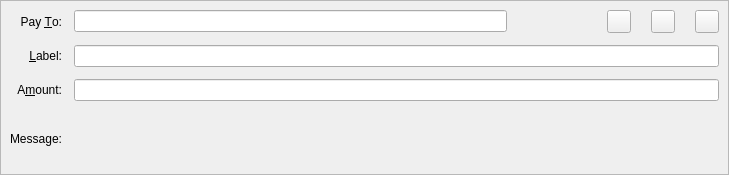
<?xml version="1.0" encoding="UTF-8"?>
<ui version="4.0">
 <class>SendCoinsEntry</class>
 <widget class="QStackedWidget" name="SendCoinsEntry">
  <property name="geometry">
   <rect>
    <x>0</x>
    <y>0</y>
    <width>729</width>
    <height>175</height>
   </rect>
  </property>
  <property name="focusPolicy">
   <enum>Qt::TabFocus</enum>
  </property>
  <property name="autoFillBackground">
   <bool>false</bool>
  </property>
  <property name="currentIndex">
   <number>0</number>
  </property>
  <widget class="QFrame" name="SendCoins">
   <property name="toolTip">
    <string>This is a normal payment.</string>
   </property>
   <property name="frameShape">
    <enum>QFrame::StyledPanel</enum>
   </property>
   <property name="frameShadow">
    <enum>QFrame::Sunken</enum>
   </property>
   <layout class="QGridLayout" name="gridLayout">
    <property name="spacing">
     <number>12</number>
    </property>
    <item row="2" column="1">
     <widget class="BitcoinAmountField" name="payAmount"/>
    </item>
    <item row="3" column="1">
     <widget class="QLabel" name="messageTextLabel">
      <property name="toolTip">
       <string>A message that was attached to the Bulwark: URI which will be stored with the transaction for your reference. Note: This message will not be sent over the Bulwark network.</string>
      </property>
      <property name="textFormat">
       <enum>Qt::PlainText</enum>
      </property>
     </widget>
    </item>
    <item row="0" column="0">
     <widget class="QLabel" name="payToLabel">
      <property name="text">
       <string>Pay &amp;To:</string>
      </property>
      <property name="alignment">
       <set>Qt::AlignRight|Qt::AlignTrailing|Qt::AlignVCenter</set>
      </property>
      <property name="buddy">
       <cstring>payTo</cstring>
      </property>
     </widget>
    </item>
    <item row="2" column="0">
     <widget class="QLabel" name="amountLabel">
      <property name="text">
       <string>A&amp;mount:</string>
      </property>
      <property name="alignment">
       <set>Qt::AlignRight|Qt::AlignTrailing|Qt::AlignVCenter</set>
      </property>
      <property name="buddy">
       <cstring>payAmount</cstring>
      </property>
     </widget>
    </item>
    <item row="1" column="0">
     <widget class="QLabel" name="labelLabel">
      <property name="text">
       <string>&amp;Label:</string>
      </property>
      <property name="alignment">
       <set>Qt::AlignRight|Qt::AlignTrailing|Qt::AlignVCenter</set>
      </property>
      <property name="buddy">
       <cstring>addAsLabel</cstring>
      </property>
     </widget>
    </item>
    <item row="1" column="1">
     <widget class="QLineEdit" name="addAsLabel">
      <property name="toolTip">
       <string>Enter a label for this address to add it to the list of used addresses</string>
      </property>
     </widget>
    </item>
    <item row="3" column="0">
     <widget class="QLabel" name="messageLabel">
      <property name="text">
       <string>Message:</string>
      </property>
      <property name="alignment">
       <set>Qt::AlignRight|Qt::AlignTrailing|Qt::AlignVCenter</set>
      </property>
     </widget>
    </item>
    <item row="0" column="1">
     <layout class="QHBoxLayout" name="payToLayout">
      <property name="spacing">
       <number>0</number>
      </property>
      <item>
       <widget class="QValidatedLineEdit" name="payTo">
        <property name="sizePolicy">
         <sizepolicy hsizetype="Preferred" vsizetype="Maximum">
          <horstretch>0</horstretch>
          <verstretch>0</verstretch>
         </sizepolicy>
        </property>
        <property name="toolTip">
         <string>The Bulwark address to send the payment to</string>
        </property>
       </widget>
      </item>
      <item>
       <spacer name="horizontalSpacer">
        <property name="orientation">
         <enum>Qt::Horizontal</enum>
        </property>
        <property name="sizeType">
         <enum>QSizePolicy::Maximum</enum>
        </property>
        <property name="sizeHint" stdset="0">
         <size>
          <width>100</width>
          <height>20</height>
         </size>
        </property>
       </spacer>
      </item>
      <item>
       <widget class="QToolButton" name="addressBookButton">
        <property name="sizePolicy">
         <sizepolicy hsizetype="Maximum" vsizetype="Maximum">
          <horstretch>0</horstretch>
          <verstretch>0</verstretch>
         </sizepolicy>
        </property>
        <property name="toolTip">
         <string>Choose previously used address</string>
        </property>
        <property name="text">
         <string/>
        </property>
        <property name="icon">
         <iconset resource="../bulwark.qrc">
          <normaloff>:/icons/address-book</normaloff>:/icons/address-book</iconset>
        </property>
        <property name="shortcut">
         <string>Alt+A</string>
        </property>
       </widget>
      </item>
      <item>
       <spacer name="horizontalSpacer_2">
        <property name="orientation">
         <enum>Qt::Horizontal</enum>
        </property>
        <property name="sizeType">
         <enum>QSizePolicy::Maximum</enum>
        </property>
        <property name="sizeHint" stdset="0">
         <size>
          <width>20</width>
          <height>20</height>
         </size>
        </property>
       </spacer>
      </item>
      <item>
       <widget class="QToolButton" name="pasteButton">
        <property name="sizePolicy">
         <sizepolicy hsizetype="Maximum" vsizetype="Maximum">
          <horstretch>0</horstretch>
          <verstretch>0</verstretch>
         </sizepolicy>
        </property>
        <property name="toolTip">
         <string>Paste address from clipboard</string>
        </property>
        <property name="text">
         <string/>
        </property>
        <property name="icon">
         <iconset resource="../bulwark.qrc">
          <normaloff>:/icons/editpaste</normaloff>:/icons/editpaste</iconset>
        </property>
        <property name="shortcut">
         <string>Alt+P</string>
        </property>
       </widget>
      </item>
      <item>
       <spacer name="horizontalSpacer_3">
        <property name="orientation">
         <enum>Qt::Horizontal</enum>
        </property>
        <property name="sizeType">
         <enum>QSizePolicy::Maximum</enum>
        </property>
        <property name="sizeHint" stdset="0">
         <size>
          <width>20</width>
          <height>20</height>
         </size>
        </property>
       </spacer>
      </item>
      <item>
       <widget class="QToolButton" name="deleteButton">
        <property name="sizePolicy">
         <sizepolicy hsizetype="Maximum" vsizetype="Maximum">
          <horstretch>0</horstretch>
          <verstretch>0</verstretch>
         </sizepolicy>
        </property>
        <property name="toolTip">
         <string>Remove this entry</string>
        </property>
        <property name="text">
         <string/>
        </property>
        <property name="icon">
         <iconset resource="../bulwark.qrc">
          <normaloff>:/icons/remove</normaloff>:/icons/remove</iconset>
        </property>
       </widget>
      </item>
     </layout>
    </item>
   </layout>
  </widget>
  <widget class="QFrame" name="SendCoins_InsecurePaymentRequest">
   <property name="palette">
    <palette>
     <active>
      <colorrole role="WindowText">
       <brush brushstyle="SolidPattern">
        <color alpha="255">
         <red>0</red>
         <green>0</green>
         <blue>0</blue>
        </color>
       </brush>
      </colorrole>
      <colorrole role="Button">
       <brush brushstyle="SolidPattern">
        <color alpha="255">
         <red>255</red>
         <green>255</green>
         <blue>127</blue>
        </color>
       </brush>
      </colorrole>
      <colorrole role="Light">
       <brush brushstyle="SolidPattern">
        <color alpha="255">
         <red>255</red>
         <green>255</green>
         <blue>255</blue>
        </color>
       </brush>
      </colorrole>
      <colorrole role="Midlight">
       <brush brushstyle="SolidPattern">
        <color alpha="255">
         <red>255</red>
         <green>255</green>
         <blue>191</blue>
        </color>
       </brush>
      </colorrole>
      <colorrole role="Dark">
       <brush brushstyle="SolidPattern">
        <color alpha="255">
         <red>127</red>
         <green>127</green>
         <blue>63</blue>
        </color>
       </brush>
      </colorrole>
      <colorrole role="Mid">
       <brush brushstyle="SolidPattern">
        <color alpha="255">
         <red>170</red>
         <green>170</green>
         <blue>84</blue>
        </color>
       </brush>
      </colorrole>
      <colorrole role="Text">
       <brush brushstyle="SolidPattern">
        <color alpha="255">
         <red>0</red>
         <green>0</green>
         <blue>0</blue>
        </color>
       </brush>
      </colorrole>
      <colorrole role="BrightText">
       <brush brushstyle="SolidPattern">
        <color alpha="255">
         <red>255</red>
         <green>255</green>
         <blue>255</blue>
        </color>
       </brush>
      </colorrole>
      <colorrole role="ButtonText">
       <brush brushstyle="SolidPattern">
        <color alpha="255">
         <red>0</red>
         <green>0</green>
         <blue>0</blue>
        </color>
       </brush>
      </colorrole>
      <colorrole role="Base">
       <brush brushstyle="SolidPattern">
        <color alpha="255">
         <red>255</red>
         <green>255</green>
         <blue>255</blue>
        </color>
       </brush>
      </colorrole>
      <colorrole role="Window">
       <brush brushstyle="SolidPattern">
        <color alpha="255">
         <red>255</red>
         <green>255</green>
         <blue>127</blue>
        </color>
       </brush>
      </colorrole>
      <colorrole role="Shadow">
       <brush brushstyle="SolidPattern">
        <color alpha="255">
         <red>0</red>
         <green>0</green>
         <blue>0</blue>
        </color>
       </brush>
      </colorrole>
      <colorrole role="AlternateBase">
       <brush brushstyle="SolidPattern">
        <color alpha="255">
         <red>255</red>
         <green>255</green>
         <blue>191</blue>
        </color>
       </brush>
      </colorrole>
      <colorrole role="ToolTipBase">
       <brush brushstyle="SolidPattern">
        <color alpha="255">
         <red>255</red>
         <green>255</green>
         <blue>220</blue>
        </color>
       </brush>
      </colorrole>
      <colorrole role="ToolTipText">
       <brush brushstyle="SolidPattern">
        <color alpha="255">
         <red>0</red>
         <green>0</green>
         <blue>0</blue>
        </color>
       </brush>
      </colorrole>
     </active>
     <inactive>
      <colorrole role="WindowText">
       <brush brushstyle="SolidPattern">
        <color alpha="255">
         <red>0</red>
         <green>0</green>
         <blue>0</blue>
        </color>
       </brush>
      </colorrole>
      <colorrole role="Button">
       <brush brushstyle="SolidPattern">
        <color alpha="255">
         <red>255</red>
         <green>255</green>
         <blue>127</blue>
        </color>
       </brush>
      </colorrole>
      <colorrole role="Light">
       <brush brushstyle="SolidPattern">
        <color alpha="255">
         <red>255</red>
         <green>255</green>
         <blue>255</blue>
        </color>
       </brush>
      </colorrole>
      <colorrole role="Midlight">
       <brush brushstyle="SolidPattern">
        <color alpha="255">
         <red>255</red>
         <green>255</green>
         <blue>191</blue>
        </color>
       </brush>
      </colorrole>
      <colorrole role="Dark">
       <brush brushstyle="SolidPattern">
        <color alpha="255">
         <red>127</red>
         <green>127</green>
         <blue>63</blue>
        </color>
       </brush>
      </colorrole>
      <colorrole role="Mid">
       <brush brushstyle="SolidPattern">
        <color alpha="255">
         <red>170</red>
         <green>170</green>
         <blue>84</blue>
        </color>
       </brush>
      </colorrole>
      <colorrole role="Text">
       <brush brushstyle="SolidPattern">
        <color alpha="255">
         <red>0</red>
         <green>0</green>
         <blue>0</blue>
        </color>
       </brush>
      </colorrole>
      <colorrole role="BrightText">
       <brush brushstyle="SolidPattern">
        <color alpha="255">
         <red>255</red>
         <green>255</green>
         <blue>255</blue>
        </color>
       </brush>
      </colorrole>
      <colorrole role="ButtonText">
       <brush brushstyle="SolidPattern">
        <color alpha="255">
         <red>0</red>
         <green>0</green>
         <blue>0</blue>
        </color>
       </brush>
      </colorrole>
      <colorrole role="Base">
       <brush brushstyle="SolidPattern">
        <color alpha="255">
         <red>255</red>
         <green>255</green>
         <blue>255</blue>
        </color>
       </brush>
      </colorrole>
      <colorrole role="Window">
       <brush brushstyle="SolidPattern">
        <color alpha="255">
         <red>255</red>
         <green>255</green>
         <blue>127</blue>
        </color>
       </brush>
      </colorrole>
      <colorrole role="Shadow">
       <brush brushstyle="SolidPattern">
        <color alpha="255">
         <red>0</red>
         <green>0</green>
         <blue>0</blue>
        </color>
       </brush>
      </colorrole>
      <colorrole role="AlternateBase">
       <brush brushstyle="SolidPattern">
        <color alpha="255">
         <red>255</red>
         <green>255</green>
         <blue>191</blue>
        </color>
       </brush>
      </colorrole>
      <colorrole role="ToolTipBase">
       <brush brushstyle="SolidPattern">
        <color alpha="255">
         <red>255</red>
         <green>255</green>
         <blue>220</blue>
        </color>
       </brush>
      </colorrole>
      <colorrole role="ToolTipText">
       <brush brushstyle="SolidPattern">
        <color alpha="255">
         <red>0</red>
         <green>0</green>
         <blue>0</blue>
        </color>
       </brush>
      </colorrole>
     </inactive>
     <disabled>
      <colorrole role="WindowText">
       <brush brushstyle="SolidPattern">
        <color alpha="255">
         <red>127</red>
         <green>127</green>
         <blue>63</blue>
        </color>
       </brush>
      </colorrole>
      <colorrole role="Button">
       <brush brushstyle="SolidPattern">
        <color alpha="255">
         <red>255</red>
         <green>255</green>
         <blue>127</blue>
        </color>
       </brush>
      </colorrole>
      <colorrole role="Light">
       <brush brushstyle="SolidPattern">
        <color alpha="255">
         <red>255</red>
         <green>255</green>
         <blue>255</blue>
        </color>
       </brush>
      </colorrole>
      <colorrole role="Midlight">
       <brush brushstyle="SolidPattern">
        <color alpha="255">
         <red>255</red>
         <green>255</green>
         <blue>191</blue>
        </color>
       </brush>
      </colorrole>
      <colorrole role="Dark">
       <brush brushstyle="SolidPattern">
        <color alpha="255">
         <red>127</red>
         <green>127</green>
         <blue>63</blue>
        </color>
       </brush>
      </colorrole>
      <colorrole role="Mid">
       <brush brushstyle="SolidPattern">
        <color alpha="255">
         <red>170</red>
         <green>170</green>
         <blue>84</blue>
        </color>
       </brush>
      </colorrole>
      <colorrole role="Text">
       <brush brushstyle="SolidPattern">
        <color alpha="255">
         <red>127</red>
         <green>127</green>
         <blue>63</blue>
        </color>
       </brush>
      </colorrole>
      <colorrole role="BrightText">
       <brush brushstyle="SolidPattern">
        <color alpha="255">
         <red>255</red>
         <green>255</green>
         <blue>255</blue>
        </color>
       </brush>
      </colorrole>
      <colorrole role="ButtonText">
       <brush brushstyle="SolidPattern">
        <color alpha="255">
         <red>127</red>
         <green>127</green>
         <blue>63</blue>
        </color>
       </brush>
      </colorrole>
      <colorrole role="Base">
       <brush brushstyle="SolidPattern">
        <color alpha="255">
         <red>255</red>
         <green>255</green>
         <blue>127</blue>
        </color>
       </brush>
      </colorrole>
      <colorrole role="Window">
       <brush brushstyle="SolidPattern">
        <color alpha="255">
         <red>255</red>
         <green>255</green>
         <blue>127</blue>
        </color>
       </brush>
      </colorrole>
      <colorrole role="Shadow">
       <brush brushstyle="SolidPattern">
        <color alpha="255">
         <red>0</red>
         <green>0</green>
         <blue>0</blue>
        </color>
       </brush>
      </colorrole>
      <colorrole role="AlternateBase">
       <brush brushstyle="SolidPattern">
        <color alpha="255">
         <red>255</red>
         <green>255</green>
         <blue>127</blue>
        </color>
       </brush>
      </colorrole>
      <colorrole role="ToolTipBase">
       <brush brushstyle="SolidPattern">
        <color alpha="255">
         <red>255</red>
         <green>255</green>
         <blue>220</blue>
        </color>
       </brush>
      </colorrole>
      <colorrole role="ToolTipText">
       <brush brushstyle="SolidPattern">
        <color alpha="255">
         <red>0</red>
         <green>0</green>
         <blue>0</blue>
        </color>
       </brush>
      </colorrole>
     </disabled>
    </palette>
   </property>
   <property name="toolTip">
    <string>This is an unverified payment request.</string>
   </property>
   <property name="autoFillBackground">
    <bool>true</bool>
   </property>
   <property name="frameShape">
    <enum>QFrame::StyledPanel</enum>
   </property>
   <property name="frameShadow">
    <enum>QFrame::Sunken</enum>
   </property>
   <layout class="QGridLayout" name="gridLayout_is">
    <property name="spacing">
     <number>12</number>
    </property>
    <item row="0" column="0">
     <widget class="QLabel" name="payToLabel_is">
      <property name="text">
       <string>Pay To:</string>
      </property>
      <property name="alignment">
       <set>Qt::AlignRight|Qt::AlignTrailing|Qt::AlignVCenter</set>
      </property>
     </widget>
    </item>
    <item row="0" column="1">
     <layout class="QHBoxLayout" name="payToLayout_is">
      <property name="spacing">
       <number>0</number>
      </property>
      <item>
       <widget class="QLabel" name="payTo_is"/>
      </item>
      <item>
       <widget class="QToolButton" name="deleteButton_is">
        <property name="toolTip">
         <string>Remove this entry</string>
        </property>
        <property name="text">
         <string/>
        </property>
        <property name="icon">
         <iconset resource="../bulwark.qrc">
          <normaloff>:/icons/remove</normaloff>:/icons/remove</iconset>
        </property>
       </widget>
      </item>
     </layout>
    </item>
    <item row="1" column="0">
     <widget class="QLabel" name="memoLabel_is">
      <property name="text">
       <string>Memo:</string>
      </property>
      <property name="alignment">
       <set>Qt::AlignRight|Qt::AlignTrailing|Qt::AlignVCenter</set>
      </property>
     </widget>
    </item>
    <item row="1" column="1">
     <widget class="QLabel" name="memoTextLabel_is">
      <property name="textFormat">
       <enum>Qt::PlainText</enum>
      </property>
     </widget>
    </item>
    <item row="2" column="0">
     <widget class="QLabel" name="amountLabel_is">
      <property name="text">
       <string>A&amp;mount:</string>
      </property>
      <property name="alignment">
       <set>Qt::AlignRight|Qt::AlignTrailing|Qt::AlignVCenter</set>
      </property>
      <property name="buddy">
       <cstring>payAmount_is</cstring>
      </property>
     </widget>
    </item>
    <item row="2" column="1">
     <widget class="BitcoinAmountField" name="payAmount_is">
      <property name="acceptDrops">
       <bool>false</bool>
      </property>
     </widget>
    </item>
   </layout>
  </widget>
  <widget class="QFrame" name="SendCoins_SecurePaymentRequest">
   <property name="palette">
    <palette>
     <active>
      <colorrole role="WindowText">
       <brush brushstyle="SolidPattern">
        <color alpha="255">
         <red>0</red>
         <green>0</green>
         <blue>0</blue>
        </color>
       </brush>
      </colorrole>
      <colorrole role="Button">
       <brush brushstyle="SolidPattern">
        <color alpha="255">
         <red>140</red>
         <green>232</green>
         <blue>119</blue>
        </color>
       </brush>
      </colorrole>
      <colorrole role="Light">
       <brush brushstyle="SolidPattern">
        <color alpha="255">
         <red>230</red>
         <green>255</green>
         <blue>224</blue>
        </color>
       </brush>
      </colorrole>
      <colorrole role="Midlight">
       <brush brushstyle="SolidPattern">
        <color alpha="255">
         <red>185</red>
         <green>243</green>
         <blue>171</blue>
        </color>
       </brush>
      </colorrole>
      <colorrole role="Dark">
       <brush brushstyle="SolidPattern">
        <color alpha="255">
         <red>70</red>
         <green>116</green>
         <blue>59</blue>
        </color>
       </brush>
      </colorrole>
      <colorrole role="Mid">
       <brush brushstyle="SolidPattern">
        <color alpha="255">
         <red>93</red>
         <green>155</green>
         <blue>79</blue>
        </color>
       </brush>
      </colorrole>
      <colorrole role="Text">
       <brush brushstyle="SolidPattern">
        <color alpha="255">
         <red>0</red>
         <green>0</green>
         <blue>0</blue>
        </color>
       </brush>
      </colorrole>
      <colorrole role="BrightText">
       <brush brushstyle="SolidPattern">
        <color alpha="255">
         <red>155</red>
         <green>255</green>
         <blue>147</blue>
        </color>
       </brush>
      </colorrole>
      <colorrole role="ButtonText">
       <brush brushstyle="SolidPattern">
        <color alpha="255">
         <red>0</red>
         <green>0</green>
         <blue>0</blue>
        </color>
       </brush>
      </colorrole>
      <colorrole role="Base">
       <brush brushstyle="SolidPattern">
        <color alpha="255">
         <red>119</red>
         <green>255</green>
         <blue>233</blue>
        </color>
       </brush>
      </colorrole>
      <colorrole role="Window">
       <brush brushstyle="SolidPattern">
        <color alpha="255">
         <red>140</red>
         <green>232</green>
         <blue>119</blue>
        </color>
       </brush>
      </colorrole>
      <colorrole role="Shadow">
       <brush brushstyle="SolidPattern">
        <color alpha="255">
         <red>0</red>
         <green>0</green>
         <blue>0</blue>
        </color>
       </brush>
      </colorrole>
      <colorrole role="AlternateBase">
       <brush brushstyle="SolidPattern">
        <color alpha="255">
         <red>197</red>
         <green>243</green>
         <blue>187</blue>
        </color>
       </brush>
      </colorrole>
      <colorrole role="NoRole">
       <brush brushstyle="SolidPattern">
        <color alpha="255">
         <red>125</red>
         <green>194</green>
         <blue>122</blue>
        </color>
       </brush>
      </colorrole>
      <colorrole role="ToolTipBase">
       <brush brushstyle="SolidPattern">
        <color alpha="255">
         <red>255</red>
         <green>255</green>
         <blue>220</blue>
        </color>
       </brush>
      </colorrole>
      <colorrole role="ToolTipText">
       <brush brushstyle="SolidPattern">
        <color alpha="255">
         <red>0</red>
         <green>0</green>
         <blue>0</blue>
        </color>
       </brush>
      </colorrole>
     </active>
     <inactive>
      <colorrole role="WindowText">
       <brush brushstyle="SolidPattern">
        <color alpha="255">
         <red>0</red>
         <green>0</green>
         <blue>0</blue>
        </color>
       </brush>
      </colorrole>
      <colorrole role="Button">
       <brush brushstyle="SolidPattern">
        <color alpha="255">
         <red>140</red>
         <green>232</green>
         <blue>119</blue>
        </color>
       </brush>
      </colorrole>
      <colorrole role="Light">
       <brush brushstyle="SolidPattern">
        <color alpha="255">
         <red>230</red>
         <green>255</green>
         <blue>224</blue>
        </color>
       </brush>
      </colorrole>
      <colorrole role="Midlight">
       <brush brushstyle="SolidPattern">
        <color alpha="255">
         <red>185</red>
         <green>243</green>
         <blue>171</blue>
        </color>
       </brush>
      </colorrole>
      <colorrole role="Dark">
       <brush brushstyle="SolidPattern">
        <color alpha="255">
         <red>70</red>
         <green>116</green>
         <blue>59</blue>
        </color>
       </brush>
      </colorrole>
      <colorrole role="Mid">
       <brush brushstyle="SolidPattern">
        <color alpha="255">
         <red>93</red>
         <green>155</green>
         <blue>79</blue>
        </color>
       </brush>
      </colorrole>
      <colorrole role="Text">
       <brush brushstyle="SolidPattern">
        <color alpha="255">
         <red>0</red>
         <green>0</green>
         <blue>0</blue>
        </color>
       </brush>
      </colorrole>
      <colorrole role="BrightText">
       <brush brushstyle="SolidPattern">
        <color alpha="255">
         <red>155</red>
         <green>255</green>
         <blue>147</blue>
        </color>
       </brush>
      </colorrole>
      <colorrole role="ButtonText">
       <brush brushstyle="SolidPattern">
        <color alpha="255">
         <red>0</red>
         <green>0</green>
         <blue>0</blue>
        </color>
       </brush>
      </colorrole>
      <colorrole role="Base">
       <brush brushstyle="SolidPattern">
        <color alpha="255">
         <red>119</red>
         <green>255</green>
         <blue>233</blue>
        </color>
       </brush>
      </colorrole>
      <colorrole role="Window">
       <brush brushstyle="SolidPattern">
        <color alpha="255">
         <red>140</red>
         <green>232</green>
         <blue>119</blue>
        </color>
       </brush>
      </colorrole>
      <colorrole role="Shadow">
       <brush brushstyle="SolidPattern">
        <color alpha="255">
         <red>0</red>
         <green>0</green>
         <blue>0</blue>
        </color>
       </brush>
      </colorrole>
      <colorrole role="AlternateBase">
       <brush brushstyle="SolidPattern">
        <color alpha="255">
         <red>197</red>
         <green>243</green>
         <blue>187</blue>
        </color>
       </brush>
      </colorrole>
      <colorrole role="NoRole">
       <brush brushstyle="SolidPattern">
        <color alpha="255">
         <red>125</red>
         <green>194</green>
         <blue>122</blue>
        </color>
       </brush>
      </colorrole>
      <colorrole role="ToolTipBase">
       <brush brushstyle="SolidPattern">
        <color alpha="255">
         <red>255</red>
         <green>255</green>
         <blue>220</blue>
        </color>
       </brush>
      </colorrole>
      <colorrole role="ToolTipText">
       <brush brushstyle="SolidPattern">
        <color alpha="255">
         <red>0</red>
         <green>0</green>
         <blue>0</blue>
        </color>
       </brush>
      </colorrole>
     </inactive>
     <disabled>
      <colorrole role="WindowText">
       <brush brushstyle="SolidPattern">
        <color alpha="255">
         <red>70</red>
         <green>116</green>
         <blue>59</blue>
        </color>
       </brush>
      </colorrole>
      <colorrole role="Button">
       <brush brushstyle="SolidPattern">
        <color alpha="255">
         <red>140</red>
         <green>232</green>
         <blue>119</blue>
        </color>
       </brush>
      </colorrole>
      <colorrole role="Light">
       <brush brushstyle="SolidPattern">
        <color alpha="255">
         <red>230</red>
         <green>255</green>
         <blue>224</blue>
        </color>
       </brush>
      </colorrole>
      <colorrole role="Midlight">
       <brush brushstyle="SolidPattern">
        <color alpha="255">
         <red>185</red>
         <green>243</green>
         <blue>171</blue>
        </color>
       </brush>
      </colorrole>
      <colorrole role="Dark">
       <brush brushstyle="SolidPattern">
        <color alpha="255">
         <red>70</red>
         <green>116</green>
         <blue>59</blue>
        </color>
       </brush>
      </colorrole>
      <colorrole role="Mid">
       <brush brushstyle="SolidPattern">
        <color alpha="255">
         <red>93</red>
         <green>155</green>
         <blue>79</blue>
        </color>
       </brush>
      </colorrole>
      <colorrole role="Text">
       <brush brushstyle="SolidPattern">
        <color alpha="255">
         <red>70</red>
         <green>116</green>
         <blue>59</blue>
        </color>
       </brush>
      </colorrole>
      <colorrole role="BrightText">
       <brush brushstyle="SolidPattern">
        <color alpha="255">
         <red>155</red>
         <green>255</green>
         <blue>147</blue>
        </color>
       </brush>
      </colorrole>
      <colorrole role="ButtonText">
       <brush brushstyle="SolidPattern">
        <color alpha="255">
         <red>70</red>
         <green>116</green>
         <blue>59</blue>
        </color>
       </brush>
      </colorrole>
      <colorrole role="Base">
       <brush brushstyle="SolidPattern">
        <color alpha="255">
         <red>140</red>
         <green>232</green>
         <blue>119</blue>
        </color>
       </brush>
      </colorrole>
      <colorrole role="Window">
       <brush brushstyle="SolidPattern">
        <color alpha="255">
         <red>140</red>
         <green>232</green>
         <blue>119</blue>
        </color>
       </brush>
      </colorrole>
      <colorrole role="Shadow">
       <brush brushstyle="SolidPattern">
        <color alpha="255">
         <red>0</red>
         <green>0</green>
         <blue>0</blue>
        </color>
       </brush>
      </colorrole>
      <colorrole role="AlternateBase">
       <brush brushstyle="SolidPattern">
        <color alpha="255">
         <red>140</red>
         <green>232</green>
         <blue>119</blue>
        </color>
       </brush>
      </colorrole>
      <colorrole role="NoRole">
       <brush brushstyle="SolidPattern">
        <color alpha="255">
         <red>125</red>
         <green>194</green>
         <blue>122</blue>
        </color>
       </brush>
      </colorrole>
      <colorrole role="ToolTipBase">
       <brush brushstyle="SolidPattern">
        <color alpha="255">
         <red>255</red>
         <green>255</green>
         <blue>220</blue>
        </color>
       </brush>
      </colorrole>
      <colorrole role="ToolTipText">
       <brush brushstyle="SolidPattern">
        <color alpha="255">
         <red>0</red>
         <green>0</green>
         <blue>0</blue>
        </color>
       </brush>
      </colorrole>
     </disabled>
    </palette>
   </property>
   <property name="toolTip">
    <string>This is a verified payment request.</string>
   </property>
   <property name="autoFillBackground">
    <bool>true</bool>
   </property>
   <property name="frameShape">
    <enum>QFrame::StyledPanel</enum>
   </property>
   <property name="frameShadow">
    <enum>QFrame::Sunken</enum>
   </property>
   <layout class="QGridLayout" name="gridLayout_s">
    <property name="spacing">
     <number>12</number>
    </property>
    <item row="0" column="0">
     <widget class="QLabel" name="payToLabel_s">
      <property name="text">
       <string>Pay To:</string>
      </property>
      <property name="alignment">
       <set>Qt::AlignRight|Qt::AlignTrailing|Qt::AlignVCenter</set>
      </property>
     </widget>
    </item>
    <item row="0" column="1">
     <layout class="QHBoxLayout" name="payToLayout_s">
      <property name="spacing">
       <number>0</number>
      </property>
      <item>
       <widget class="QLabel" name="payTo_s">
        <property name="textFormat">
         <enum>Qt::PlainText</enum>
        </property>
       </widget>
      </item>
      <item>
       <widget class="QToolButton" name="deleteButton_s">
        <property name="toolTip">
         <string>Remove this entry</string>
        </property>
        <property name="text">
         <string/>
        </property>
        <property name="icon">
         <iconset resource="../bulwark.qrc">
          <normaloff>:/icons/remove</normaloff>:/icons/remove</iconset>
        </property>
       </widget>
      </item>
     </layout>
    </item>
    <item row="1" column="0">
     <widget class="QLabel" name="memoLabel_s">
      <property name="text">
       <string>Memo:</string>
      </property>
      <property name="alignment">
       <set>Qt::AlignRight|Qt::AlignTrailing|Qt::AlignVCenter</set>
      </property>
     </widget>
    </item>
    <item row="1" column="1">
     <widget class="QLabel" name="memoTextLabel_s">
      <property name="textFormat">
       <enum>Qt::PlainText</enum>
      </property>
     </widget>
    </item>
    <item row="2" column="0">
     <widget class="QLabel" name="amountLabel_s">
      <property name="text">
       <string>A&amp;mount:</string>
      </property>
      <property name="alignment">
       <set>Qt::AlignRight|Qt::AlignTrailing|Qt::AlignVCenter</set>
      </property>
      <property name="buddy">
       <cstring>payAmount_s</cstring>
      </property>
     </widget>
    </item>
    <item row="2" column="1">
     <widget class="BitcoinAmountField" name="payAmount_s">
      <property name="acceptDrops">
       <bool>false</bool>
      </property>
     </widget>
    </item>
   </layout>
  </widget>
 </widget>
 <customwidgets>
  <customwidget>
   <class>QValidatedLineEdit</class>
   <extends>QLineEdit</extends>
   <header>qvalidatedlineedit.h</header>
  </customwidget>
  <customwidget>
   <class>BitcoinAmountField</class>
   <extends>QLineEdit</extends>
   <header>bitcoinamountfield.h</header>
   <container>1</container>
  </customwidget>
 </customwidgets>
 <tabstops>
  <tabstop>payTo</tabstop>
  <tabstop>addressBookButton</tabstop>
  <tabstop>pasteButton</tabstop>
  <tabstop>deleteButton</tabstop>
  <tabstop>addAsLabel</tabstop>
  <tabstop>payAmount</tabstop>
  <tabstop>payAmount_is</tabstop>
  <tabstop>deleteButton_is</tabstop>
  <tabstop>payAmount_s</tabstop>
  <tabstop>deleteButton_s</tabstop>
 </tabstops>
 <resources>
  <include location="../bulwark.qrc"/>
 </resources>
 <connections/>
</ui>
